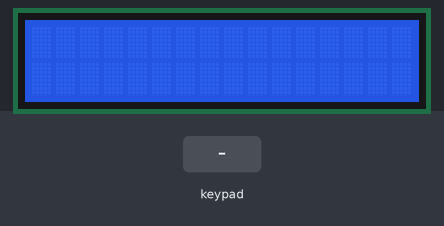
Recording of a sketch running on a simulated Arduino Uno, built with avr-gcc and run on an emulated ATmega328P. Shown: 16×2 character LCD. The inputs (shaded band) are chosen by the test bench.

Above: at 1.2 s.
1.3 s: keypad keys 0 1 2 3 # pressed 0.4 s apart
At 4.1 s:
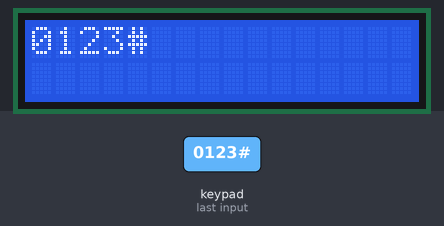
4.8 s: key 'A' pressed
At 5.6 s:
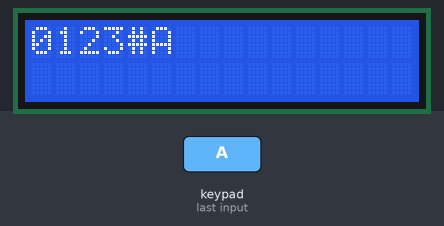
6.3 s: key 'B' pressed
At 6.7 s:
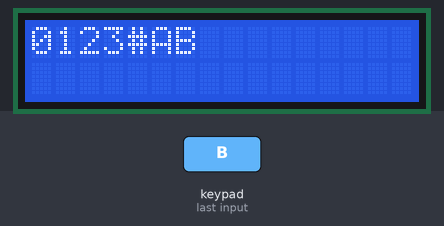
7.8 s: keypad keys 0 1 2 3 * pressed 0.4 s apart
At 10.3 s:
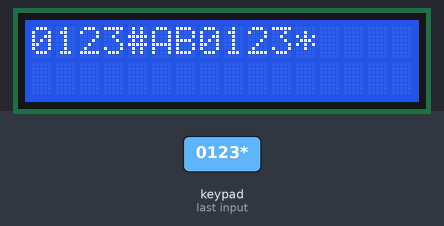
11.3 s: key 'C' pressed
At 11.8 s:
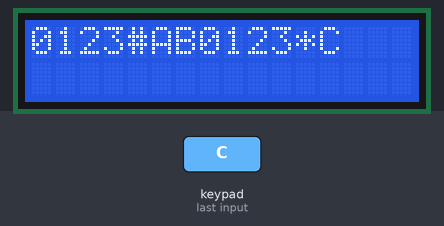
12.8 s: key '*' pressed
At 14.1 s:
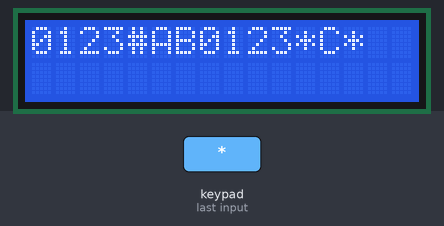
Timing chart, 0 to 15.3 s (numbered marks = the images above; inputs shaded):
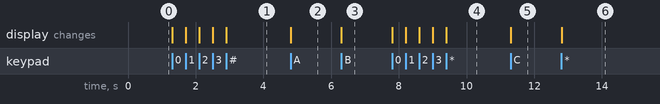

Measured:
- after the input at 1.3 s, the display: first changes at once (image 1 shows a later state)
- after the input at 4.8 s, the display: changes at once (image 2)
- after the input at 6.3 s, the display: changes at once (image 3)
- after the input at 7.8 s, the display: first changes at once (image 4 shows a later state)
- after the input at 11.3 s, the display: changes at once (image 5)
- after the input at 12.8 s, the display: changes at once (image 6)

The sketch:

keypad.ino
```cpp
#include <Key.h>
#include <Keypad.h>

#include <LiquidCrystal.h>

// initialize the library with the numbers of the interface pins

LiquidCrystal lcd(8, 9, 10, 11, 12, 13);//RS,EN,D4,D5,D6,D7
#include <Keypad.h>//header for keypad commands enabling

const byte ROWS = 4; // Four rows
const byte COLS = 4; // Four columns

// Define the Keymap

char keys[ROWS][COLS] = {

  {'1','2','3','A'},

  {'4','5','6','B'},

  {'7','8','9','C'},

  {'*','0','#','D'}

};
// Connect keypad ROW0, ROW1, ROW2 and ROW3 to these Arduino pins.

byte rowPins[ROWS] = { 0, 1, 2, 3 };

// Connect keypad COL0, COL1 and COL2 to these Arduino pins.

byte colPins[COLS] = { 4, 5, 6, 7 };

//  Create the Keypad
Keypad kpd = Keypad( makeKeymap(keys), rowPins, colPins, ROWS, COLS );

void setup()

{


  lcd.begin(16,2);//initializing LCD

}


void loop()

{

  char key = kpd.getKey(); //storing pressed key value in a char

  if (key != NO_KEY)

{

      lcd.print(key); //showing pressed character on LCD

  }
}
```
